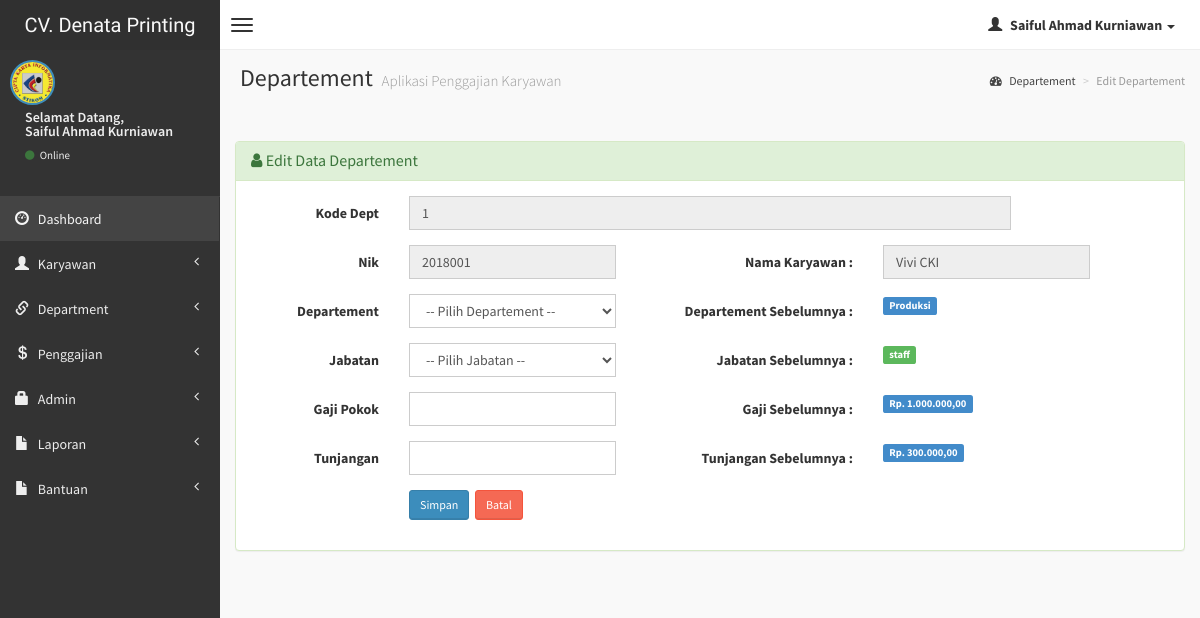
The app's page /admin/edit-departement.php?hal=edit&kd_dept=1 (signed in) with its own data.
### tables this page shows
CREATE TABLE `departemen` (
  `kd_dept` int(10) NOT NULL,
  `nik` varchar(10) NOT NULL,
  `departemen` varchar(20) NOT NULL,
  `jabatan` varchar(15) NOT NULL,
  `gaji_pokok` int(10) NOT NULL,
  `tunjangan` int(10) NOT NULL
);

CREATE TABLE `karyawan` (
  `nik` varchar(10) NOT NULL,
  `nama` varchar(50) NOT NULL,
  `alamat` varchar(150) NOT NULL,
  `no_hp` varchar(15) NOT NULL,
  `status` enum('tetap','kontrak','magang','outsource') NOT NULL
);

### admin/edit-departement.php (the view, shortened to what this page needs)
<?php
if (empty($_SESSION['username'])){
	header('location:../index.php');
} else {
?>
<!DOCTYPE html>
<html>
    <head>
        <link href="../dist/css/bootstrap.css" rel="stylesheet" type="text/css" />
        <link href="//cdnjs.cloudflare.com/ajax/libs/font-awesome/4.1.0/css/font-awesome.min.css" rel="stylesheet" type="text/css" />
        <link href="//code.ionicframework.com/ionicons/1.5.2/css/ionicons.min.css" rel="stylesheet" type="text/css" />
        <link href="../css/morris/morris.css" rel="stylesheet" type="text/css" />
        <link href="../css/jvectormap/jquery-jvectormap-1.2.2.css" rel="stylesheet" type="text/css" />
        <link href="../css/datepicker/datepicker3.css" rel="stylesheet" type="text/css" />
        <link href="../css/daterangepicker/daterangepicker-bs3.css" rel="stylesheet" type="text/css" />
        <link href="../css/bootstrap-wysihtml5/bootstrap3-wysihtml5.min.css" rel="stylesheet" type="text/css" />
        <link href="../css/AdminLTE.css" rel="stylesheet" type="text/css" />
        <link rel="stylesheet" href="datatables/dataTables.bootstrap.css"/>
    </head>
    <body class="skin-black">
        <header class="header">
            <a href="index.php" class="logo">
                CV. Denata Printing
            </a>
            <nav class="navbar navbar-static-top" role="navigation">
                <a href="#" class="navbar-btn sidebar-toggle" data-toggle="offcanvas" role="button">
                    <span class="icon-bar"></span>
                    <span class="icon-bar"></span>
                    <span class="icon-bar"></span>
                </a>
                <div class="navbar-right">
                    <ul class="nav navbar-nav">
                        <li class="dropdown user user-menu">
                            <a href="#" class="dropdown-toggle" data-toggle="dropdown">
                                <i class="glyphicon glyphicon-user"></i>
                                <span><?php echo $_SESSION['fullname']; ?> <i class="caret"></i></span>
                            </a>
<?php } ?>
                        </li>
                    </ul>
                </div>
            </nav>
        </header>
        <div class="wrapper row-offcanvas row-offcanvas-left">
            <aside class="left-side sidebar-offcanvas">
                <section class="sidebar">
                    <div class="user-panel">
                        <div class="pull-left image">
                            <img src="<?php echo $_SESSION['gambar']; ?>" class="img-circle" alt="User Image" style="border: 2px solid #3C8DBC;" />
                        </div>
                        <div class="pull-left info">
                            <p>Selamat Datang,<br /><?php echo $_SESSION['fullname']; ?></p>
                            <a href="#"><i class="fa fa-circle text-success"></i> Online</a>
                        </div>
                    </div>
                    <?php include "menu.php"; ?>
                </section>
            </aside>
            <aside class="right-side">
                <section class="content-header">
                    <h1>
                        Departement
                        <small>Aplikasi Penggajian Karyawan</small>
                    </h1>
                    <ol class="breadcrumb">
                        <li><a href="#"><i class="fa fa-dashboard"></i> Departement</a></li>
                        <li class="active">Edit Departement</li>
                    </ol>
                </section>
                <section class="content">
                <?php
            $kd = $_GET['kd_dept'];
			$sql = mysqli_query($koneksi, "SELECT * FROM departemen WHERE kd_dept='$kd'");
			if(mysqli_num_rows($sql) == 0){
				header("Location: department.php");
			}else{
				$row = mysqli_fetch_assoc($sql);
			}
			?>
                    <br />
                    <div class="row">
                        <div class="col-lg-12">
                        <div class="panel panel-success">
                        <div class="panel-heading">
                        <h3 class="panel-title"><i class="fa fa-user"></i> Edit Data Departement </h3>
                        </div>
                        <div class="panel-body">
                  <div class="form-panel">
                      <form class="form-horizontal style-form" action="" method="post" enctype="multipart/form-data" name="form1" id="form1">
                          <div class="form-group">
                              <label class="col-sm-2 col-sm-2 control-label">Kode Dept</label>
                              <div class="col-sm-8">
                                  <input name="kd_dept" type="text" id="kd_dept" value="<?php echo $row['kd_dept']; ?>" class="form-control" autofocus="on" readonly="readonly" />
                              </div>
                          </div>
                          <div class="form-group">
                              <label class="col-sm-2 col-sm-2 control-label">Nik</label>
                              <div class="col-sm-3">
                              <input name="nik" type="text" id="nik" value="<?php echo $row['nik']; $coba = $row['nik']; ?>" class="form-control" autofocus="on" readonly="readonly" />
                              </div>
                              <label class="col-sm-3 col-sm-3 control-label">Nama Karyawan : </label>
                              <?php
                              $nik = $coba;
                              $query1="SELECT * FROM  karyawan where nik='$nik'";
                              $tampil=mysqli_query($koneksi, $query1) or die(mysqli_error());
                              while($data=mysqli_fetch_array($tampil))
                              { ?>
                              <div class="col-sm-3">
                              <input name="" type="text" id="" value="<?php echo $data['nama']; ?>" class="form-control" autofocus="on" readonly="readonly" />
                              </div>
                              <?php } ?>
                          </div>
                          <div class="form-group">
                              <label class="col-sm-2 col-sm-2 control-label">Departement</label>
                              <div class="col-sm-3">
                            <select name="departemen" class="form-control" required>
							<option value=""> -- Pilih Departement -- </option>
						    </select>
                              </div>
                              <label class="col-sm-3 col-sm-3 control-label">Departement Sebelumnya : </label>
                              <div class="col-sm-3">
                              <span class="label label-primary"><?php echo $row['departemen'];  ?></span>
                              </div>
                          </div>
                          <div class="form-group">
                              <label class="col-sm-2 col-sm-2 control-label">Jabatan</label>
                              <div class="col-sm-3">
                            <select name="jabatan" class="form-control" required>
							<option value=""> -- Pilih Jabatan -- </option>
						    </select>
                            </div>
                            <label class="col-sm-3 col-sm-3 control-label">Jabatan Sebelumnya : </label>
                              <div class="col-sm-3">
                              <span class="label label-success"><?php echo $row['jabatan'];?></span>
                              </div>
                          </div>
                          <div class="form-group">
                              <label class="col-sm-2 col-sm-2 control-label">Gaji Pokok</label>
                              <div class="col-sm-3">
                                  <input name="gaji_pokok" type="text" id="gaji_pokok" class="form-control" />
                              </div>
                              <label class="col-sm-3 col-sm-3 control-label">Gaji Sebelumnya : </label>
                              <div class="col-sm-3">
                              <span class="label label-primary">Rp. <?php echo number_format($row['gaji_pokok'],2,",",".");?></span>
                              </div>
                          </div>
                          <div class="form-group">
                              <label class="col-sm-2 col-sm-2 control-label">Tunjangan</label>
                              <div class="col-sm-3">
                                  <input name="tunjangan" type="text" id="tunjangan" class="form-control" />
                              </div>
                              <label class="col-sm-3 col-sm-3 control-label">Tunjangan Sebelumnya : </label>
                              <div class="col-sm-3">
                              <span class="label label-primary">Rp. <?php echo number_format($row['tunjangan'],2,",",".");?></span>
                              </div>
                          </div>
                          <div class="form-group">
                              <label class="col-sm-2 col-sm-2 control-label"></label>
                              <div class="col-sm-10">
                                  <input type="submit" name="update" value="Simpan" class="btn btn-sm btn-primary" />&nbsp;
	                              <a href="department.php" class="btn btn-sm btn-danger">Batal </a>
                              </div>
                          </div>
                      </form>
                  </div>
                  </div>
                  </div>
          		</div>
                    </div>
                </section>
            </aside>
        </div>
    </body>
</html>

### records on screen
departemen: kd_dept "1", nik "2018001", departemen "Produksi", jabatan "staff", gaji_pokok "1.000.000,00", tunjangan "300.000,00"
karyawan: nama "Vivi CKI"

### other values on screen
$_SESSION['fullname'] "Saiful Ahmad Kurniawan"
